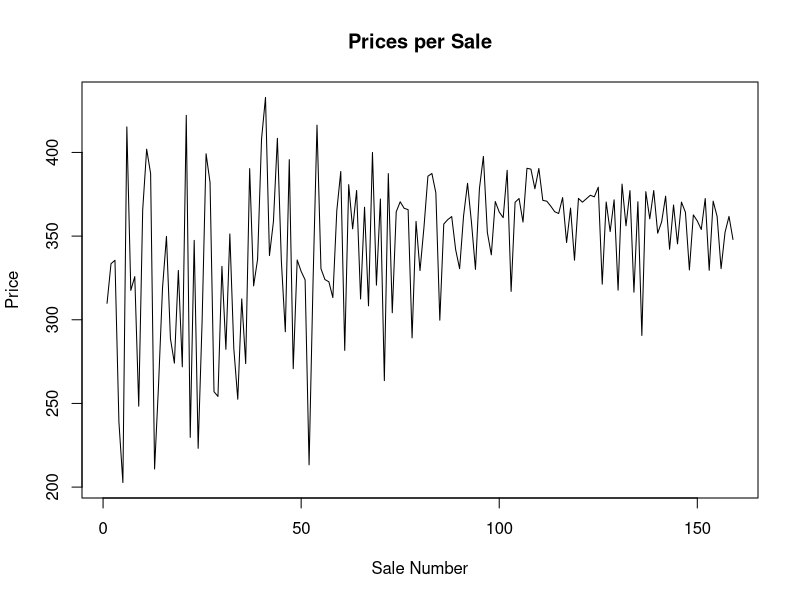
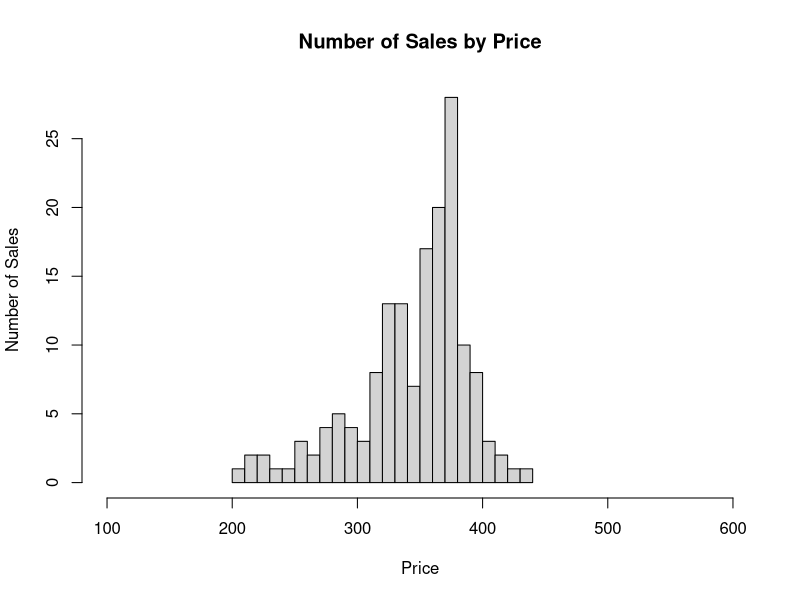
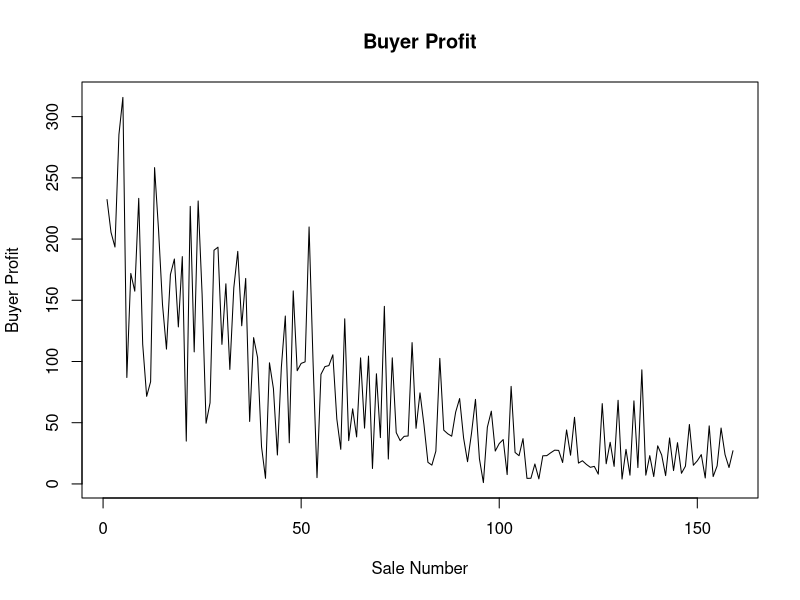
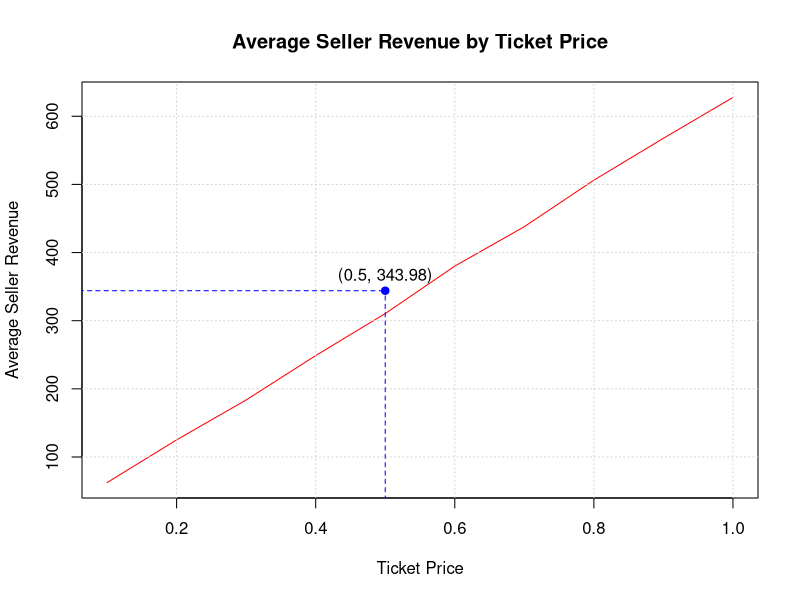
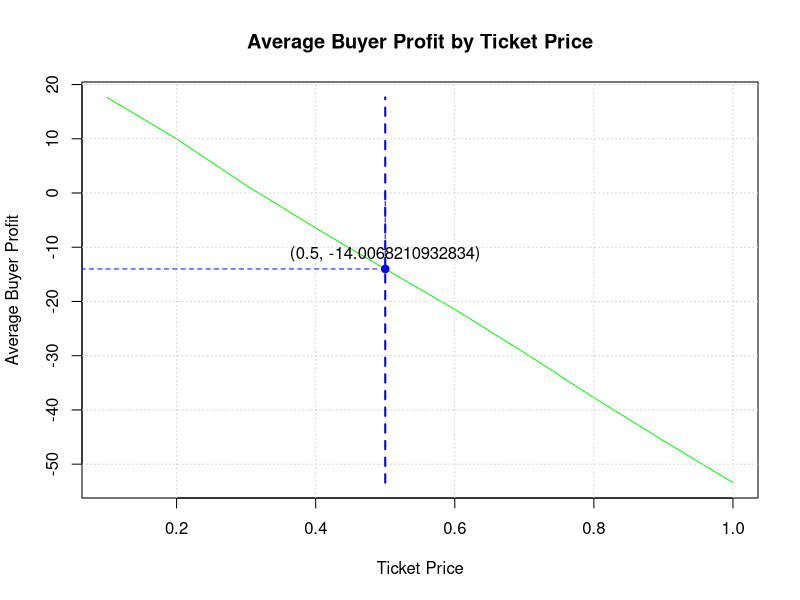

Write the R code that produced these figures, in order.
#Current Market Conditions
# Set seed for reproducibility
set.seed(123)

# Number of sellers and buyers
num_sellers <- 500
num_buyers <- 4000

# Generate values for buyers' v (value for item)
buyer_values <- rnorm(num_buyers, mean = 200, sd = 100)

# Initialize empty vectors for prices, total shoes sold, and buyer payoffs
prices <- c()
total_shoes_sold <- 0
price_sd <- 50  # Standard deviation of prices per sale
num_sales <- 0
buyer_payoffs <- c()

# Simulate market
for (seller in 1:num_sellers) {
  # Generate seller's price
  price <- rnorm(1, mean = 300 + total_shoes_sold, sd = price_sd)
  
  # Find eligible buyers who are willing to purchase the shoe at the seller's price
  eligible_buyers <- buyer_values >= price
  
  # Check if there are any eligible buyers
  if (any(eligible_buyers)) {
    # Get the eligible buyers and their corresponding values
    buyer_indices <- which(eligible_buyers)
    buyer_values_eligible <- buyer_values[buyer_indices]
    
    # Find the buyer with the highest value among the eligible buyers
    buyer_index <- buyer_indices[which.max(buyer_values_eligible)]
    buyer_value <- buyer_values[buyer_index]
    
    # Add price to vector
    prices <- c(prices, price)
    
    # Print seller's price, buyer's value, and the buyer who purchased the shoe
    cat("Seller", seller, "Price:", price, "Buyer Value:", buyer_value, "Buyer:", buyer_index, "\n")
    
    # Update total shoes sold
    total_shoes_sold <- total_shoes_sold + 1
    
    # Update number of sales completed
    num_sales <- num_sales + 1
    
    # Calculate buyer payoff
    buyer_payoff <- buyer_value - price
    buyer_payoffs <- c(buyer_payoffs, buyer_payoff)
    
    # Remove the buyer from the eligible buyers pool (since they have bought a sneaker)
    buyer_values <- buyer_values[-buyer_index]
  }
}

# Calculate average shoe price for sneakers that actually sell
avg_price <- mean(prices)

# Print average shoe price
cat("Average Shoe Price (Sneakers that Sold):", avg_price, "\n")

# Print the number of sales completed
cat("Number of Sales Completed:", num_sales, "\n")

# Calculate average buyer payoff
avg_buyer_payoff <- mean(buyer_payoffs)

# Print average buyer payoff
cat("Average Buyer Payoff:", avg_buyer_payoff, "\n")

# Create a graph of prices per sale
plot(prices, type = "l", xlab = "Sale Number", ylab = "Price", main = "Prices per Sale")

# Create a histogram of the number of sales for each price
hist(prices, breaks = 30, xlim = c(100, 600), xlab = "Price", ylab = "Number of Sales", main = "Number of Sales by Price")

# Create a graph of buyer payoffs
plot(buyer_payoffs, type = "l", xlab = "Sale Number", ylab = "Buyer Profit", main = "Buyer Profit")

#Hypothetical Lottery Based Market
# Set seed for reproducibility
set.seed(123)

# Number of sellers and buyers
num_sellers <- 500
num_buyers <- 4000

# Number of winners in each lottery
num_winners <- 500

# Initialize vectors for prices, buyer profits, and seller revenues
ticket_prices <- seq(0.10, 1.00, by = 0.10)
buyer_profits <- c()
seller_revenues <- c()

# Simulate lotteries for different ticket prices
for (price in ticket_prices) {
  # Generate buyer values and risk coefficients
  buyer_values <- rnorm(num_buyers, mean = 200, sd = 100)
  buyer_risk_coeffs <- rnorm(num_buyers, mean = 0.5, sd = 0.25)
  buyer_risk_coeffs <- pmax(pmin(buyer_risk_coeffs, 1), 0)
  
  # Initialize total profit and revenue for the current price
  total_profit <- 0
  total_revenue <- 0
  
  # Simulate lottery
  for (buyer in 1:num_buyers) {
    # Calculate buyer utility
    buyer_utility <- buyer_values[buyer] * log(1 + buyer_risk_coeffs[buyer])
    
    # Calculate the number of tickets to buy for the buyer
    num_tickets_to_buy <- floor(buyer_utility)
    
    # Calculate buyer profit
    if (buyer <= num_winners) {
      buyer_profit <- buyer_values[buyer] - (num_tickets_to_buy * price)
    } else {
      buyer_profit <- 0 - (num_tickets_to_buy * price)
    }
    
    # Accumulate the total profit and revenue for the current price
    total_profit <- total_profit + buyer_profit
    total_revenue <- total_revenue + (num_tickets_to_buy * price)
  }
  
  # Calculate average buyer profit for the current price
  average_profit <- total_profit / num_buyers
  
  # Store the average buyer profit and average seller revenue in the vectors
  buyer_profits <- c(buyer_profits, average_profit)
  seller_revenues <- c(seller_revenues, total_revenue / num_sellers)
}

# Create a data frame for ticket prices, average buyer profits, and average seller revenues
data <- data.frame(TicketPrice = ticket_prices, AverageProfit = buyer_profits, AverageRevenue = seller_revenues)

# Print the table with average seller revenue by ticket price
cat("Average Seller Revenue by Ticket Price:\n")
print(data)

# Find the ticket price corresponding to seller revenue of 343.98
target_revenue <- 343.98
target_price <- data$TicketPrice[which.min(abs(data$AverageRevenue - target_revenue))]

# Print the ticket price that yields the target seller revenue
cat("\nTicket price for Seller Revenue =", target_revenue, ": $", target_price, "\n")

# Find the buyer profit at ticket price 0.5
target_price_buyer_profit <- 0.5
buyer_profit <- data$AverageProfit[which.min(abs(data$TicketPrice - target_price_buyer_profit))]

# Print the buyer profit at ticket price 0.5
cat("\nBuyer Profit at Ticket Price =", target_price_buyer_profit, ": $", buyer_profit, "\n")

# Create a data frame for buyer profit points
buyer_profit_points <- data.frame(TicketPrice = c(target_price_buyer_profit),
                                  AverageProfit = c(buyer_profit))

# Print the table with average buyer profit by ticket price
cat("\nAverage Buyer Profit by Ticket Price:\n")
print(buyer_profit_points)

# Plot the average seller revenue
plot(data$TicketPrice, data$AverageRevenue, type = "o", pch = "", col = "red",
     xlab = "Ticket Price", ylab = "Average Seller Revenue",
     main = "Average Seller Revenue by Ticket Price")

# Add gridlines
grid()

# Add a point and label for the target seller revenue
points(target_price, target_revenue, pch = 19, col = "blue")
text(target_price, target_revenue, paste0("(", target_price, ", ", target_revenue, ")"), pos = 3)

# Add a dashed line from the target seller revenue to the corresponding price
segments(target_price, 0, target_price, target_revenue, col = "blue", lty = 2)
segments(0, target_revenue, target_price, target_revenue, col = "blue", lty = 2)

# Plot buyer's profit versus ticket price
plot(data$TicketPrice, data$AverageProfit, type = "o", pch = "", col = "green",
     xlab = "Ticket Price", ylab = "Average Buyer Profit",
     main = "Average Buyer Profit by Ticket Price")

# Add gridlines
grid()

# Add a point and label for the target buyer profit
points(target_price_buyer_profit, buyer_profit, pch = 19, col = "blue")
text(target_price_buyer_profit, buyer_profit, paste0("(", target_price_buyer_profit, ", ", buyer_profit, ")"), pos = 3)

# Add a dashed line from the target buyer profit to the corresponding price
segments(target_price_buyer_profit, 0, target_price_buyer_profit, buyer_profit, col = "blue", lty = 2)
segments(target_price_buyer_profit, buyer_profit, 0.5, buyer_profit, col = "blue", lty = 2)
segments(0.5, buyer_profit, 0, buyer_profit, col = "blue", lty = 2)

# Add a large dashed line at ticket price = 0.5
segments(0.5, min(data$AverageProfit), 0.5, max(data$AverageProfit), col = "blue", lty = 2, lwd = 2)
